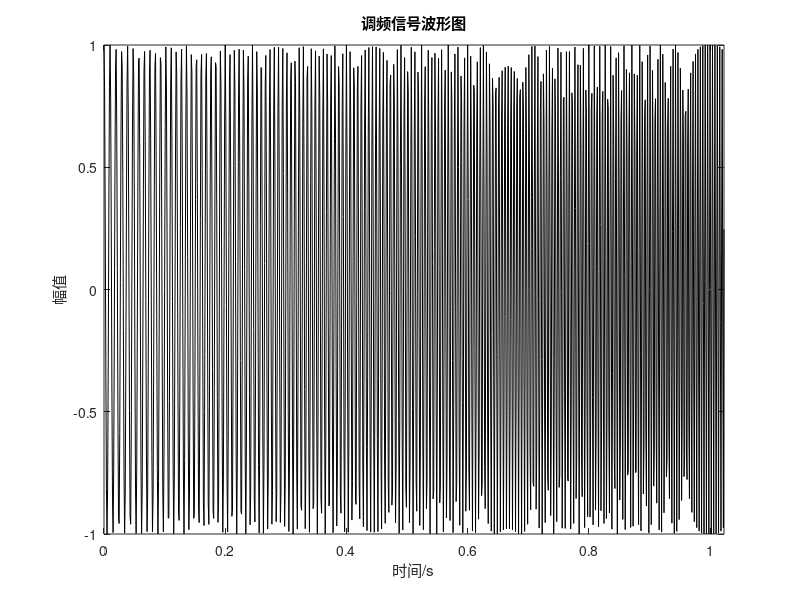

Reproduce this figure in MATLAB. (Note: this script raises an error after producing the figure.)
clear all; clc; close all;

N=1024;                      % 数据长度
fs=1000;                     % 采样频率
tt=(0:N-1)/fs;               % 时间刻度
x=chirp(tt,100,1,250);       % Chirp 信号x
figure
plot(tt,x,'k'); xlim([0 max(tt)]);
xlabel('时间/s'); ylabel('幅值');
title('调频信号波形图')
set(gcf,'color','w');

wlen = 256;                         % 帧长
% inc = wlen/4;                     % 帧移
inc = 1; 
nfft = wlen;                        % nfft长
[Spec_stft, f, t] = mystftfun(x, wlen, inc, nfft, fs);
figure
imagesc(t,f,abs(Spec_stft).^2); axis xy;
xlabel('时间/s'); ylabel('频率/Hz');
title('STFT谱图-mystftfun'); ylim([50 350]);

f = linspace(1, fs/2, N/2);
Spec_cwt = cwt_cmor(x,4,2,f,fs);
figure
imagesc(tt,f,abs(Spec_cwt).^2); axis xy;
xlabel('时间/s'); ylabel('频率/Hz');
title('cwt\_cmor谱图'); ylim([50 350]);

Spec_cwt = cwt_cmor_2(x,4,2,f,fs);
figure
imagesc(tt,f,abs(Spec_cwt).^2); axis xy;
xlabel('时间/s'); ylabel('频率/Hz');
title('cwt\_cmor谱图2'); ylim([50 350]);


wind=hanning(wlen);          % 窗函数
noverlap=wlen-1;             % 重叠部分长度
[B,freq,time]=spectrogram(x,wind,noverlap,wlen,fs);
figure
imagesc(time,freq,abs(B)); axis xy;
xlabel('时间/s'); ylabel('频率/Hz');
title('STFT谱图-spectrogram'); ylim([50 350]);

figure
[wt,f]=cwt(x,'amor',fs);
imagesc(tt,f,abs(wt).^2); axis xy;
xlabel('时间/s'); ylabel('对数频率/Hz');
title('cwt谱图'); 
ylim([50 350]);

figure
args = {tt,f,abs(wt).^2};
surf(args{:},'edgecolor','none');
view(0,90);
axis tight;
xlabel('时间/s'); ylabel('频率/Hz');
title('cwt谱图'); 
ylim([50 350]);

